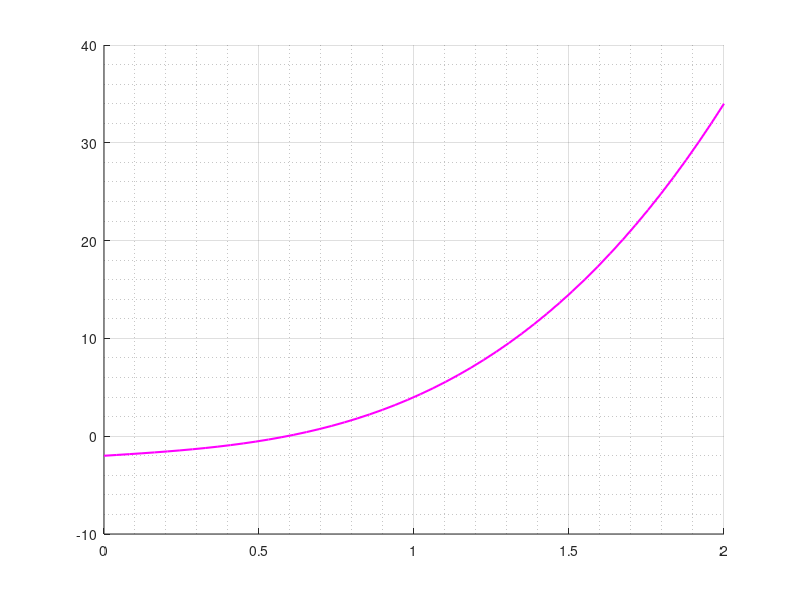

The MATLAB script that drew this image: (Note: this script raises an error after producing the figure.)
#Use el metodo de Newton para aproximar, con una exactitud de 10−4, el
#valor de x que en la grafica de y = x2 produce el punto mas cercano a (1,0). Ayuda: Reduzca al
#mınimo [d(x)]2 donde d es la funcion distancia de la grafica al punto.
addpath('C:\Users\conra\OneDrive\Desktop\Facu Conrado\TERCER AÑO\Calculo numérico\2026\Algoritmos');

tol=1e-4;
kmax=100;
#despejando en la hoja nos damos cuenta que como tenemos que minimizar la distancia
#utilizamos la formula de distancia y reemplazamos por los valores que tenemos para centrarla
#y reemplazamos y=x^2
f=@(x)x.^4+x.^2-2.*x+1;
#df pasa a ser mi funcion a los fines de la resolucion porq es la distancia. Esto quiere decir que este seria mi f de newton.
df=@(x)4.*x.^3+2.*x-2;
#encuentro ddf como la derivada de la derivada de f. Esto quiere decir que este seria mi df de newton.
ddf=@(x)12.*x^2+2;
x=linspace(0,2,50);
funcion=4.*x.^3+2.*x-2;

figure;
hold on;
plot(x, funcion, 'm-', 'linewidth', 1.5);
grid on;
grid minor;
pause(10);

[x0,h0]=biseccion(df,0,1,tol,kmax);
fprintf('el metodo de biseccion converge a: %f\n',x0);

[x1,h1]=newton(df,ddf,0.5,tol,kmax);
fprintf('el metodo de newton converge a: %f\n',x1);
fprintf('lo hace en it: %f\n',length(h1)-1);
